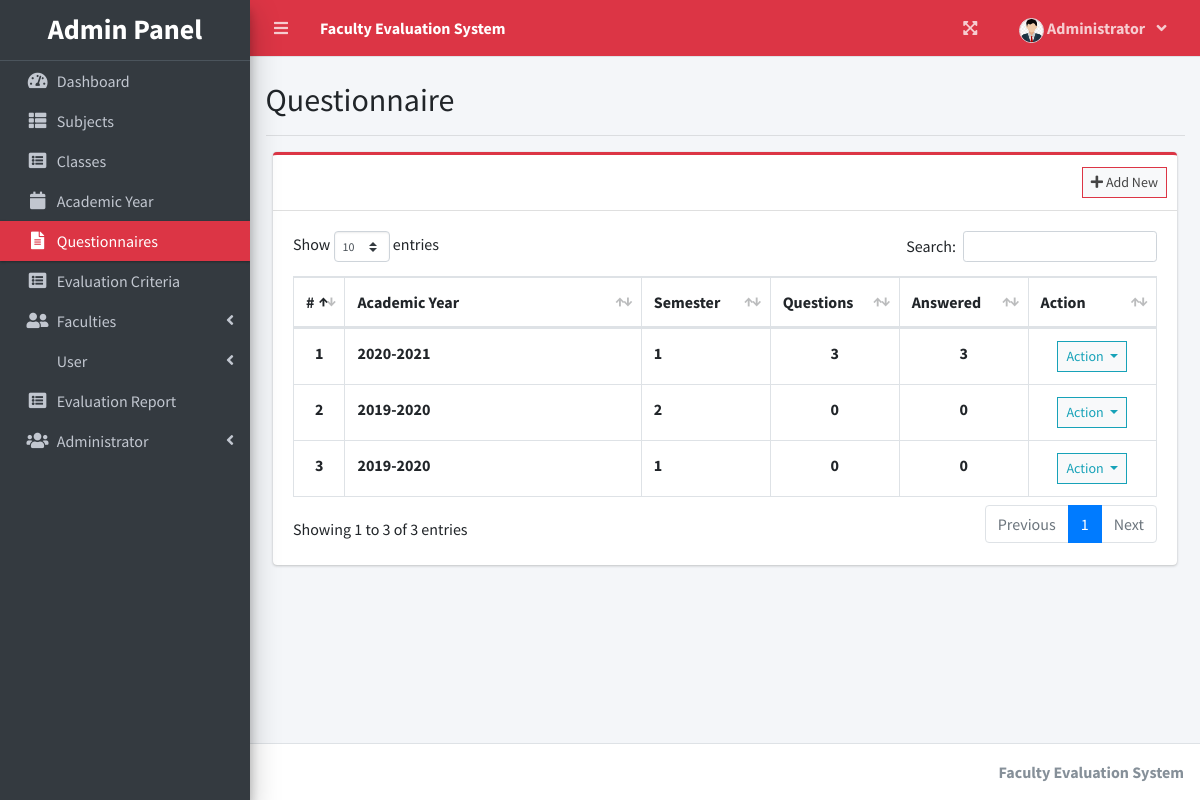
Screenshot of /index.php?page=questionnaire (signed in) with the database file from the repository.
### tables this page shows
CREATE TABLE `academic_list` (
  `id` int(30) NOT NULL,
  `year` text NOT NULL,
  `semester` int(30) NOT NULL,
  `is_default` tinyint(1) NOT NULL DEFAULT 0,
  `status` int(1) NOT NULL DEFAULT 0 COMMENT '0=Pending,1=Start,2=Closed'
);

### admin/questionnaire.php (the view, shortened to what this page needs)
<?php include'db_connect.php' ?>
<div class="text"><br><h2>Questionnaire <br></h1></div>
 <hr>
<div class="col-lg-12">
	<div class="card card-outline card-red">
		<div class="card-header">
			<div class="card-tools">
				<a class="btn btn-block btn-sm btn-default btn-flat border-danger new_academic" href="javascript:void(0)"><i class="fa fa-plus"></i> Add New</a>
			</div>
		</div>
		<div class="card-body">
			<table class="table tabe-hover table-bordered" id="list">
				<colgroup>
					<col width="5%">
					<col width="35%">
					<col width="15%">
					<col width="15%">
					<col width="15%">
					<col width="15%">
				</colgroup>
				<thead>
					<tr>
						<th class="text-center">#</th>
						<th>Academic Year</th>
						<th>Semester</th>
						<th>Questions</th>
						<th>Answered</th>
						<th>Action</th>
					</tr>
				</thead>
				<tbody>
					<?php
					$i = 1;
					$qry = $conn->query("SELECT * FROM academic_list order by abs(year) desc,abs(semester) desc ");
					while($row= $qry->fetch_assoc()):
						$questions = $conn->query("SELECT * FROM question_list where academic_id ={$row['id']} ")->num_rows;
						$answers = $conn->query("SELECT * FROM evaluation_list where academic_id ={$row['id']} ")->num_rows;
					?>
					<tr>
						<th class="text-center"><?php echo $i++ ?></th>
						<td><b><?php echo $row['year'] ?></b></td>
						<td><b><?php echo $row['semester'] ?></b></td>
						<td class="text-center"><b><?php echo number_format($questions) ?></b></td>
						<td class="text-center"><b><?php echo number_format($answers) ?></b></td>
						<td class="text-center">
							<button type="button" class="btn btn-default btn-sm btn-flat border-info wave-effect text-info dropdown-toggle" data-toggle="dropdown" aria-expanded="true">
		                      Action
		                    </button>
						</td>
					</tr>
				<?php endwhile; ?>
				</tbody>
			</table>
		</div>
	</div>
</div>

### rows the page displays
academic_list: year "2020-2021", semester "1", questions "3", answers "3"
academic_list: year "2019-2020", semester "2", questions "0", answers "0"
academic_list: year "2019-2020", semester "1", questions "0", answers "0"

### other values shown
$_SESSION['system']['name'] "Faculty Evaluation System"
$_SESSION['login_firstname'] "Administrator"
